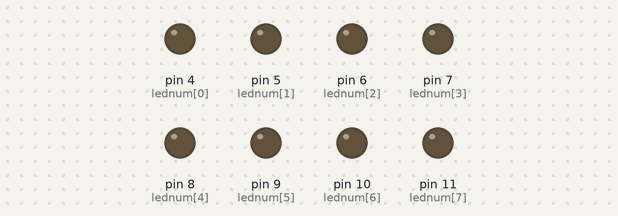
Recording of a sketch running on a simulated Arduino Uno, built with avr-gcc and run on an emulated ATmega328P. On the bench: output pins drawn as LEDs (lit = HIGH).

Above: at 0.1 s.
At 20.1 s:
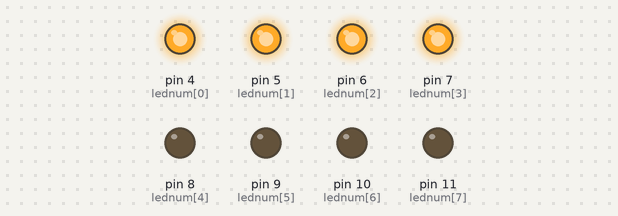
At 30.1 s:
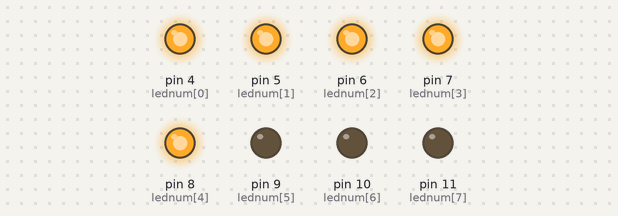
At 56.1 s:
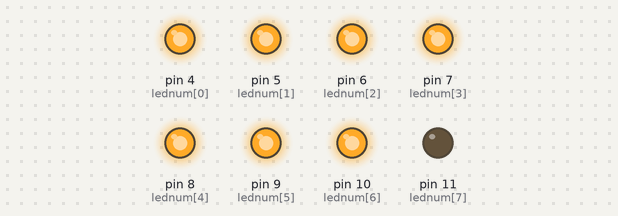
At 88.6 s:
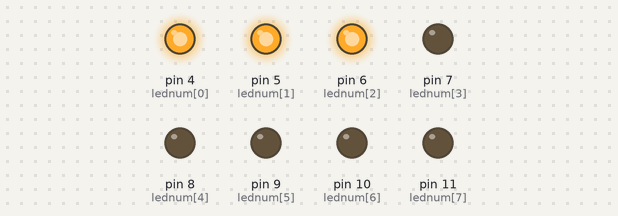
At 118.6 s:
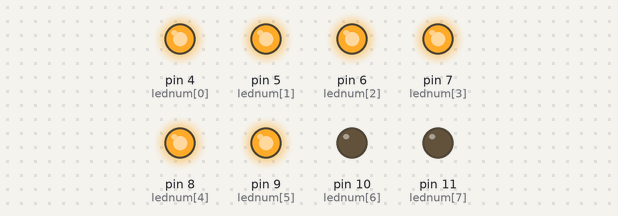
Timing chart, 0 to 120.1 s (numbered marks = the images above):
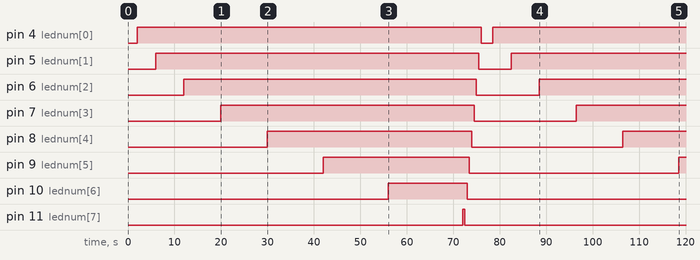

Measured:
- by itself, pin 4 (lednum[0]): LOW → HIGH at 2.0 s, → LOW 74.0 s later, → HIGH 2.5 s later
- by itself, pin 5 (lednum[1]): LOW → HIGH at 6.0 s, → LOW 69.5 s later, → HIGH 7.0 s later
- by itself, pin 6 (lednum[2]): LOW → HIGH at 12.0 s, → LOW 63.0 s later, → HIGH 13.5 s later
- by itself, pin 7 (lednum[3]): LOW → HIGH at 20.0 s, → LOW 54.5 s later, → HIGH 22.0 s later
- by itself, pin 8 (lednum[4]): LOW → HIGH at 30.0 s, → LOW 44.0 s later, → HIGH 32.5 s later
- by itself, pin 9 (lednum[5]): LOW → HIGH at 42.0 s, → LOW 31.5 s later, → HIGH 45.0 s later
- by itself, pin 10 (lednum[6]): LOW → HIGH at 56.0 s, → LOW 17.0 s later
- by itself, pin 11 (lednum[7]): LOW → HIGH at 72.0 s, → LOW 0.50 s later

The sketch:

Experiment1_Interfacing_LED_Sequence1_.ino
```cpp
int t1 = 2000;
int t2 = 500;
int lednum[]={4,5,6,7,8,9,10,11};
 void setup(){
 for(int joyce = 0; joyce < 8; joyce++){
  pinMode(lednum[joyce], OUTPUT);
 }
 }
 void loop() {
   delay(t1); //1st Sequence
   for(int jl = 0; jl < 8; jl++){
    digitalWrite(lednum[jl], 1);
    if(jl == 7){ break;}
    delay(t1*(2+jl));
   }
   delay(t2);
   for(int j = 7; j >= 0; j--){
    digitalWrite(lednum[j], 0);
    delay(t2);
    }
 }
```
